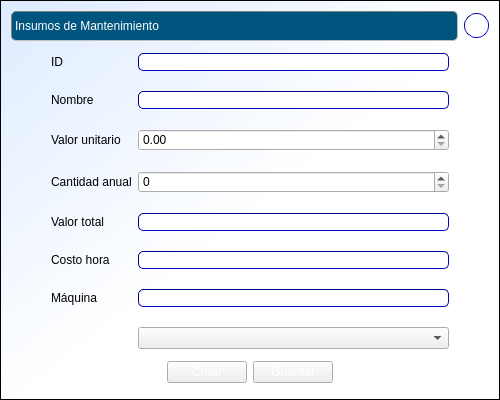
<?xml version="1.0" encoding="UTF-8"?>
<ui version="4.0">
 <class>formularioInsumos</class>
 <widget class="QWidget" name="formularioInsumos">
  <property name="geometry">
   <rect>
    <x>0</x>
    <y>0</y>
    <width>500</width>
    <height>400</height>
   </rect>
  </property>
  <property name="minimumSize">
   <size>
    <width>500</width>
    <height>400</height>
   </size>
  </property>
  <property name="windowTitle">
   <string>formularioInsumos</string>
  </property>
  <property name="styleSheet">
   <string notr="true">QWidget#formularioInsumos{
background:qlineargradient(spread:pad, x1:0, y1:0, x2:1, y2:1, stop:0 rgba(221, 235, 255, 255), stop:0.522727 rgba(255, 255, 255, 255));
border: 1px solid black;
}
.QFrame {
 border: 1px inset gray;
 border-radius: 5px;
 background:  transparent;
}
QLabel#label {/*titulos de pág*/
border: 1px inset gray;
 border-radius: 5px;
font: bold 12pt &quot;Calibri&quot;;
background:rgb(0, 85, 127);
color:white;
qproperty-alignment: AlignCenter
}
QLabel#label_11 {/*foto*/
border: 1px inset gray;
qproperty-alignment: AlignCenter
}
QLabel{
border: 0px;
font: 11pt &quot;Arial&quot;;
background: transparent;
}
QPushButton#pushButton_3{ /*ayuda*/
  border: 1px inset darkblue;
  border-radius:12px;
 font: bold 12pt &quot;Calibri&quot;;
}
.QPushButton {
background: qlineargradient(
  x1:0, y1:0, x2:0, y2:1,
  stop:0 #68778e,
  stop: 0.4 #5c637d
  stop: 0.5 #717990,
  stop:1 #bec1d2
 );
 color: white;
}
QLineEdit {
     border: 1px inset darkblue;
     border-radius: 5px;
     background:white;
     selection-background-color: darkgray;
 }</string>
  </property>
  <layout class="QVBoxLayout" name="verticalLayout">
   <item>
    <layout class="QHBoxLayout" name="horizontalLayout_3">
     <item>
      <widget class="QLabel" name="label">
       <property name="minimumSize">
        <size>
         <width>0</width>
         <height>30</height>
        </size>
       </property>
       <property name="text">
        <string>Insumos de Mantenimiento</string>
       </property>
      </widget>
     </item>
     <item>
      <widget class="QPushButton" name="pushButton_3">
       <property name="minimumSize">
        <size>
         <width>25</width>
         <height>25</height>
        </size>
       </property>
       <property name="maximumSize">
        <size>
         <width>25</width>
         <height>25</height>
        </size>
       </property>
       <property name="text">
        <string>?</string>
       </property>
      </widget>
     </item>
    </layout>
   </item>
   <item>
    <spacer name="verticalSpacer">
     <property name="orientation">
      <enum>Qt::Vertical</enum>
     </property>
     <property name="sizeHint" stdset="0">
      <size>
       <width>20</width>
       <height>40</height>
      </size>
     </property>
    </spacer>
   </item>
   <item>
    <layout class="QHBoxLayout" name="horizontalLayout_2">
     <item>
      <spacer name="horizontalSpacer">
       <property name="orientation">
        <enum>Qt::Horizontal</enum>
       </property>
       <property name="sizeType">
        <enum>QSizePolicy::Maximum</enum>
       </property>
       <property name="sizeHint" stdset="0">
        <size>
         <width>40</width>
         <height>20</height>
        </size>
       </property>
      </spacer>
     </item>
     <item>
      <layout class="QFormLayout" name="formLayout">
       <property name="fieldGrowthPolicy">
        <enum>QFormLayout::AllNonFixedFieldsGrow</enum>
       </property>
       <property name="verticalSpacing">
        <number>20</number>
       </property>
       <item row="0" column="0">
        <widget class="QLabel" name="label_2">
         <property name="text">
          <string>ID</string>
         </property>
        </widget>
       </item>
       <item row="1" column="0">
        <widget class="QLabel" name="label_3">
         <property name="text">
          <string>Nombre</string>
         </property>
        </widget>
       </item>
       <item row="1" column="1">
        <widget class="QLineEdit" name="lineEdit_2"/>
       </item>
       <item row="2" column="0">
        <widget class="QLabel" name="label_4">
         <property name="text">
          <string>Valor unitario</string>
         </property>
        </widget>
       </item>
       <item row="2" column="1">
        <widget class="QDoubleSpinBox" name="doubleSpinBox">
         <property name="maximum">
          <double>999999999.990000009536743</double>
         </property>
        </widget>
       </item>
       <item row="3" column="0">
        <widget class="QLabel" name="label_5">
         <property name="text">
          <string>Cantidad anual</string>
         </property>
        </widget>
       </item>
       <item row="3" column="1">
        <widget class="QSpinBox" name="spinBox">
         <property name="maximum">
          <number>999999999</number>
         </property>
        </widget>
       </item>
       <item row="4" column="0">
        <widget class="QLabel" name="label_6">
         <property name="text">
          <string>Valor total</string>
         </property>
        </widget>
       </item>
       <item row="4" column="1">
        <widget class="QLineEdit" name="lineEdit_3">
         <property name="enabled">
          <bool>false</bool>
         </property>
        </widget>
       </item>
       <item row="5" column="0">
        <widget class="QLabel" name="label_7">
         <property name="text">
          <string>Costo hora</string>
         </property>
        </widget>
       </item>
       <item row="5" column="1">
        <widget class="QLineEdit" name="lineEdit_4">
         <property name="enabled">
          <bool>false</bool>
         </property>
        </widget>
       </item>
       <item row="6" column="0">
        <widget class="QLabel" name="label_8">
         <property name="text">
          <string>Máquina</string>
         </property>
        </widget>
       </item>
       <item row="6" column="1">
        <widget class="QLineEdit" name="lineEdit_5">
         <property name="enabled">
          <bool>false</bool>
         </property>
        </widget>
       </item>
       <item row="7" column="1">
        <widget class="QComboBox" name="comboBox"/>
       </item>
       <item row="0" column="1">
        <widget class="QLineEdit" name="lineEdit">
         <property name="enabled">
          <bool>false</bool>
         </property>
         <property name="minimumSize">
          <size>
           <width>200</width>
           <height>0</height>
          </size>
         </property>
        </widget>
       </item>
      </layout>
     </item>
     <item>
      <spacer name="horizontalSpacer_2">
       <property name="orientation">
        <enum>Qt::Horizontal</enum>
       </property>
       <property name="sizeType">
        <enum>QSizePolicy::Maximum</enum>
       </property>
       <property name="sizeHint" stdset="0">
        <size>
         <width>40</width>
         <height>20</height>
        </size>
       </property>
      </spacer>
     </item>
    </layout>
   </item>
   <item>
    <spacer name="verticalSpacer_2">
     <property name="orientation">
      <enum>Qt::Vertical</enum>
     </property>
     <property name="sizeHint" stdset="0">
      <size>
       <width>20</width>
       <height>40</height>
      </size>
     </property>
    </spacer>
   </item>
   <item>
    <layout class="QHBoxLayout" name="horizontalLayout">
     <item>
      <spacer name="horizontalSpacer_3">
       <property name="orientation">
        <enum>Qt::Horizontal</enum>
       </property>
       <property name="sizeHint" stdset="0">
        <size>
         <width>40</width>
         <height>20</height>
        </size>
       </property>
      </spacer>
     </item>
     <item>
      <widget class="QPushButton" name="pushButton">
       <property name="text">
        <string>Crear</string>
       </property>
      </widget>
     </item>
     <item>
      <widget class="QPushButton" name="pushButton_2">
       <property name="text">
        <string>Guardar</string>
       </property>
      </widget>
     </item>
     <item>
      <spacer name="horizontalSpacer_4">
       <property name="orientation">
        <enum>Qt::Horizontal</enum>
       </property>
       <property name="sizeHint" stdset="0">
        <size>
         <width>40</width>
         <height>20</height>
        </size>
       </property>
      </spacer>
     </item>
    </layout>
   </item>
   <item>
    <spacer name="verticalSpacer_3">
     <property name="orientation">
      <enum>Qt::Vertical</enum>
     </property>
     <property name="sizeHint" stdset="0">
      <size>
       <width>20</width>
       <height>40</height>
      </size>
     </property>
    </spacer>
   </item>
  </layout>
 </widget>
 <layoutdefault spacing="6" margin="11"/>
 <resources/>
 <connections/>
</ui>
